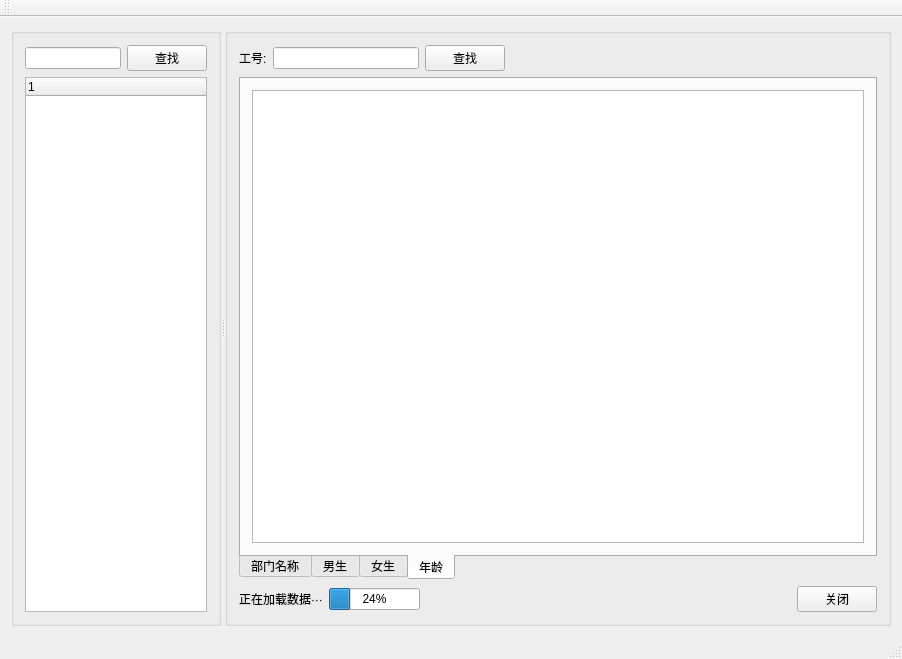
<?xml version="1.0" encoding="UTF-8"?>
<ui version="4.0">
 <class>MainWindow</class>
 <widget class="QMainWindow" name="MainWindow">
  <property name="geometry">
   <rect>
    <x>0</x>
    <y>0</y>
    <width>902</width>
    <height>659</height>
   </rect>
  </property>
  <property name="windowTitle">
   <string>MainWindow</string>
  </property>
  <widget class="QWidget" name="centralWidget">
   <layout class="QGridLayout" name="gridLayout_3">
    <item row="0" column="0">
     <widget class="QSplitter" name="splitter">
      <property name="orientation">
       <enum>Qt::Horizontal</enum>
      </property>
      <widget class="QGroupBox" name="ApartmentGroupBox">
       <property name="maximumSize">
        <size>
         <width>210</width>
         <height>16777215</height>
        </size>
       </property>
       <property name="title">
        <string/>
       </property>
       <layout class="QGridLayout" name="gridLayout_2">
        <item row="0" column="0">
         <widget class="QLineEdit" name="ApartmentLineEdit"/>
        </item>
        <item row="0" column="1">
         <widget class="QPushButton" name="ApartmentSearchButton">
          <property name="text">
           <string>查找</string>
          </property>
         </widget>
        </item>
        <item row="1" column="0" colspan="2">
         <widget class="QTreeWidget" name="ApartmentTreeWidget">
          <column>
           <property name="text">
            <string notr="true">1</string>
           </property>
          </column>
         </widget>
        </item>
       </layout>
      </widget>
      <widget class="QGroupBox" name="StaffGroupBox">
       <property name="title">
        <string/>
       </property>
       <layout class="QGridLayout" name="gridLayout_6">
        <item row="0" column="0">
         <layout class="QHBoxLayout" name="horizontalLayout">
          <item>
           <widget class="QLabel" name="labelID">
            <property name="text">
             <string>工号:</string>
            </property>
           </widget>
          </item>
          <item>
           <widget class="QLineEdit" name="StaffLineEdit"/>
          </item>
          <item>
           <widget class="QPushButton" name="StaffSearchButton">
            <property name="maximumSize">
             <size>
              <width>100</width>
              <height>16777215</height>
             </size>
            </property>
            <property name="text">
             <string>查找</string>
            </property>
           </widget>
          </item>
          <item>
           <spacer name="horizontalSpacer">
            <property name="orientation">
             <enum>Qt::Horizontal</enum>
            </property>
            <property name="sizeHint" stdset="0">
             <size>
              <width>372</width>
              <height>20</height>
             </size>
            </property>
           </spacer>
          </item>
         </layout>
        </item>
        <item row="1" column="0">
         <widget class="QTabWidget" name="tabWidget">
          <property name="tabPosition">
           <enum>QTabWidget::South</enum>
          </property>
          <property name="currentIndex">
           <number>3</number>
          </property>
          <widget class="QWidget" name="tabStaff">
           <attribute name="title">
            <string>部门名称</string>
           </attribute>
           <layout class="QGridLayout" name="gridLayout">
            <item row="0" column="0">
             <widget class="QTableView" name="StaffTableView"/>
            </item>
           </layout>
          </widget>
          <widget class="QWidget" name="tabBoy">
           <attribute name="title">
            <string>男生</string>
           </attribute>
           <layout class="QGridLayout" name="gridLayout_4">
            <item row="0" column="0">
             <widget class="QTableView" name="BoyTableView"/>
            </item>
           </layout>
          </widget>
          <widget class="QWidget" name="tabGirl">
           <attribute name="title">
            <string>女生</string>
           </attribute>
           <layout class="QGridLayout" name="gridLayout_5">
            <item row="0" column="0">
             <widget class="QTableView" name="GirlTableView"/>
            </item>
           </layout>
          </widget>
          <widget class="QWidget" name="tabAge">
           <attribute name="title">
            <string>年龄</string>
           </attribute>
           <layout class="QGridLayout" name="gridLayout_7">
            <item row="0" column="0">
             <widget class="QTableView" name="AgeTableView"/>
            </item>
           </layout>
          </widget>
         </widget>
        </item>
        <item row="2" column="0">
         <layout class="QHBoxLayout" name="horizontalLayout_2">
          <item>
           <widget class="QLabel" name="labelInfo">
            <property name="text">
             <string>正在加载数据···</string>
            </property>
           </widget>
          </item>
          <item>
           <widget class="QProgressBar" name="StaffProgressBar">
            <property name="value">
             <number>24</number>
            </property>
           </widget>
          </item>
          <item>
           <spacer name="horizontalSpacer_2">
            <property name="orientation">
             <enum>Qt::Horizontal</enum>
            </property>
            <property name="sizeHint" stdset="0">
             <size>
              <width>413</width>
              <height>20</height>
             </size>
            </property>
           </spacer>
          </item>
          <item>
           <widget class="QPushButton" name="StaffCloseButton">
            <property name="maximumSize">
             <size>
              <width>80</width>
              <height>16777215</height>
             </size>
            </property>
            <property name="text">
             <string>关闭</string>
            </property>
           </widget>
          </item>
         </layout>
        </item>
       </layout>
      </widget>
     </widget>
    </item>
   </layout>
  </widget>
  <widget class="QMenuBar" name="menuBar">
   <property name="geometry">
    <rect>
     <x>0</x>
     <y>0</y>
     <width>902</width>
     <height>26</height>
    </rect>
   </property>
  </widget>
  <widget class="QToolBar" name="mainToolBar">
   <attribute name="toolBarArea">
    <enum>TopToolBarArea</enum>
   </attribute>
   <attribute name="toolBarBreak">
    <bool>false</bool>
   </attribute>
  </widget>
  <widget class="QStatusBar" name="statusBar"/>
 </widget>
 <layoutdefault spacing="6" margin="11"/>
 <resources/>
 <connections/>
</ui>
